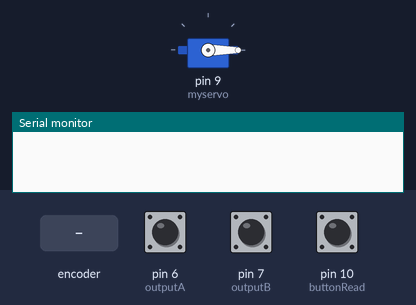
The sketch below on a simulated Arduino Uno, built with avr-gcc and run on an emulated ATmega328P. Parts: servo, the last lines printed to the serial monitor. The test bench sets the inputs (shaded band); at power-on: pin 10 (buttonRead) HIGH, pin 6 (outputA) HIGH, pin 7 (outputB) HIGH.

Above: at 1.3 s.
1.4 s: rotary encoder on pin 6 (outputA) / pin 7 (outputB) turned 3 steps (first pin leading)
At 2.5 s:
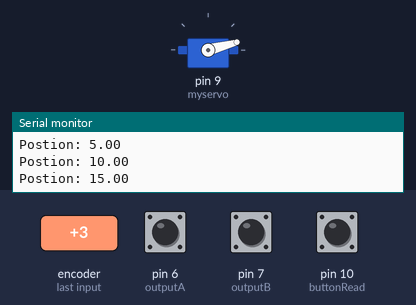
3.5 s: rotary encoder on pin 6 (outputA) / pin 7 (outputB) turned 1 step (first pin leading)
At 4.8 s:
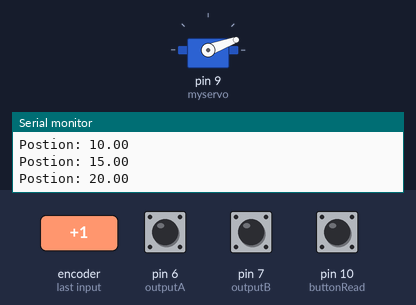
5.2 s: pin 10 (buttonRead) pulled LOW for 0.15 s
At 5.6 s:
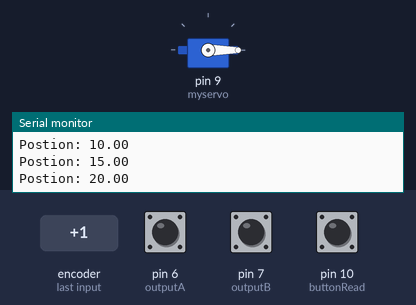
Timing chart, 0 to 8.2 s (numbered marks = the images above; inputs shaded):
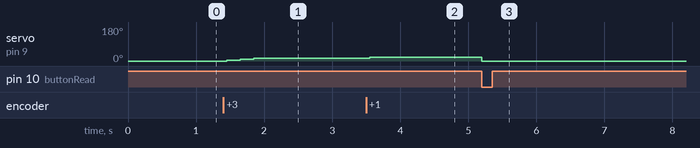

The sketch:

main.ino
```cpp
#include <Servo.h>
Servo myservo;
int pos = 0;

int const outputA =6;
int const outputB=7;
float counter = 0;
int aState;
int aLastState;

int buttonRead = 10;
void setup() {
  // put your setup code here, to run once:
pinMode(outputA, INPUT);
pinMode(outputB, INPUT);
pinMode(buttonRead, INPUT);
digitalWrite(buttonRead, HIGH);
Serial.begin(9600);
aLastState = digitalRead(outputA);

 myservo.attach(9);  // attaches the servo on pin 9 to the servo object
  myservo.write(counter);
  delay(100);
}

void loop() {
  // put your main code here, to run repeatedly:
aState= digitalRead(outputA);
if (aState != aLastState){
  if (digitalRead(outputB) != aState && aState == 1){
    counter += 5;
    Serial.print("Postion: ");
  Serial.println(counter);
  }
  else{
    if (aState == 1){
    counter -=5;
    Serial.print("Postion: ");
  Serial.println(counter);
    }
  }
}
myservo.write(counter);
aLastState = aState;
if (digitalRead(buttonRead) == 0){
  counter = 0;
}
if (counter > 180){
  counter = 180;
}
else if (counter < 0){
  counter = 0;
}
}
```

Measured:
- after the input at 1.4 s, servo on pin 9 (myservo): 0° → 5° after 0.05 s, → 10° 0.20 s later, → 15° 0.20 s later
- after the input at 3.5 s, servo on pin 9 (myservo): 15° → 20° after 0.05 s
- after the input at 5.2 s, servo on pin 9 (myservo): 20° → 0° at once
